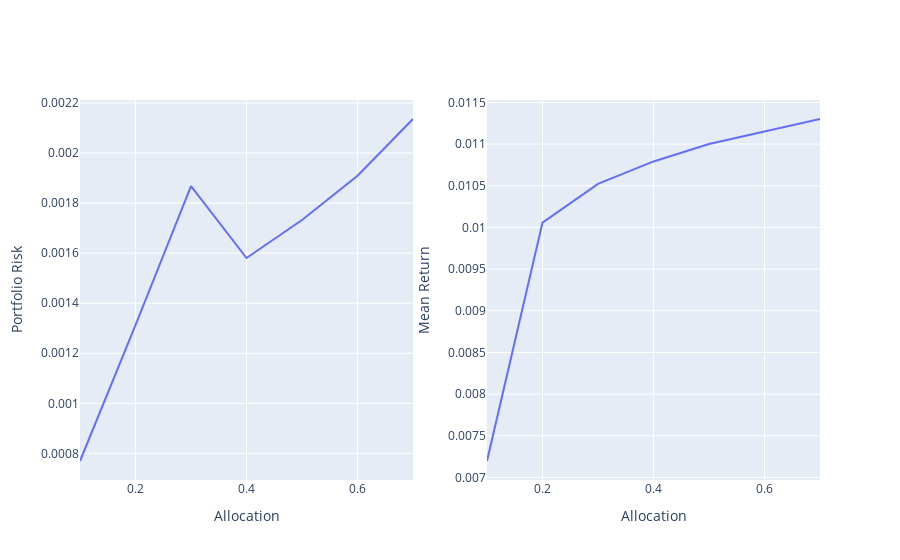

This figure's notebook cell:
### Code cell
import plotly.express as px


FinalData=pd.DataFrame(data={'Allocation':PerstockMaxAllocationLst,
                             'MeanRtrn':portfoliomeanRturn,
                             "PortfolioRisk":portfoliostdRturn,
                             "OptimumWeights":OptimumWeightsAllocation})


fig1 = px.line(FinalData, x='Allocation', y='PortfolioRisk', title='Portfolio Diversification vs Risk')
fig2 = px.line(FinalData, x='Allocation', y='MeanRtrn', title='Portfolio Return')
fig = sp.make_subplots(rows=1, cols=2, shared_yaxes=False)
fig.add_trace(fig1.data[0], row=1, col=1)
fig.add_trace(fig2.data[0], row=1, col=2)
fig.update_xaxes(title_text="Allocation", row=1, col=1)
fig.update_xaxes(title_text="Allocation", row=1, col=2)
fig.update_yaxes(title_text="Portfolio Risk", row=1, col=1)
fig.update_yaxes(title_text="Mean Return", row=1, col=2)
fig.update_layout(showlegend=False)  # Hide legend
fig.show()

### Figure 1 — Plotly figure (JSON) as saved in the notebook; plotly's stock layout.template omitted (floating-point values rounded to 4 significant figures)
{"data": [{"hovertemplate": "Allocation=%{x}<br>PortfolioRisk=%{y}<extra></extra>", "legendgroup": "", "line": {"color": "#636efa", "dash": "solid"}, "marker": {"symbol": "circle"}, "mode": "lines", "name": "", "orientation": "v", "showlegend": false, "type": "scatter", "x": [0.1, 0.2, 0.3, 0.4, 0.5, 0.6, 0.7], "xaxis": "x", "y": [0.0007695, 0.001312, 0.001868, 0.001581, 0.001732, 0.001909, 0.002136], "yaxis": "y"}, {"hovertemplate": "Allocation=%{x}<br>MeanRtrn=%{y}<extra></extra>", "legendgroup": "", "line": {"color": "#636efa", "dash": "solid"}, "marker": {"symbol": "circle"}, "mode": "lines", "name": "", "orientation": "v", "showlegend": false, "type": "scatter", "x": [0.1, 0.2, 0.3, 0.4, 0.5, 0.6, 0.7], "xaxis": "x2", "y": [0.007197, 0.01006, 0.01052, 0.01079, 0.011, 0.01115, 0.0113], "yaxis": "y2"}], "layout": {"showlegend": false, "xaxis": {"anchor": "y", "domain": [0, 0.45], "title": {"text": "Allocation"}}, "xaxis2": {"anchor": "y2", "domain": [0.55, 1], "title": {"text": "Allocation"}}, "yaxis": {"anchor": "x", "domain": [0, 1], "title": {"text": "Portfolio Risk"}}, "yaxis2": {"anchor": "x2", "domain": [0, 1], "title": {"text": "Mean Return"}}}}
